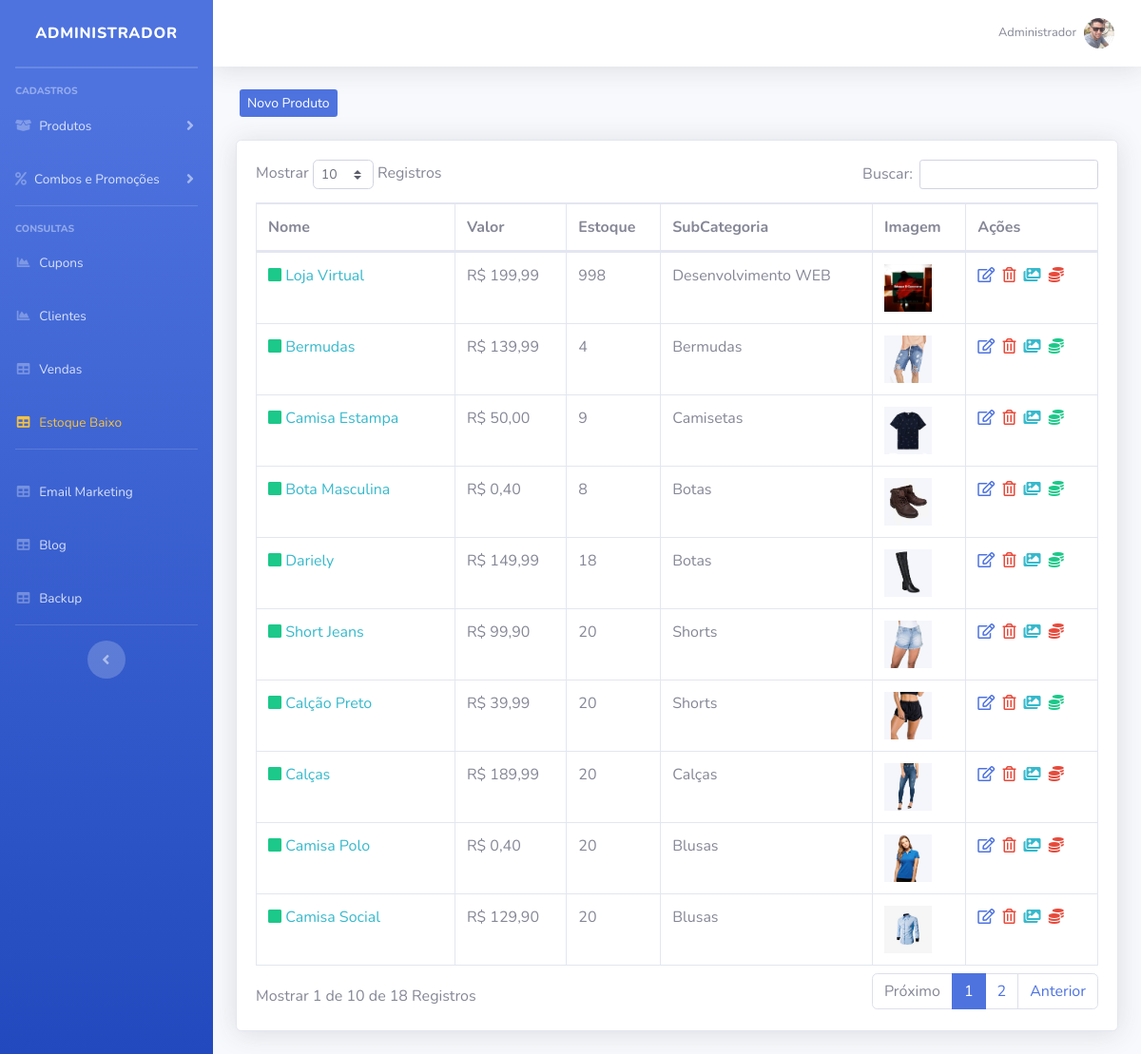
Screenshot of /sistema/painel-admin/index.php?pag=produtos (signed in) with the database file from the repository.
### tables this page shows
CREATE TABLE `usuarios` (
  `id` int(11) NOT NULL AUTO_INCREMENT,
  `nome` varchar(50) NOT NULL,
  `cpf` varchar(20) NOT NULL,
  `email` varchar(50) NOT NULL,
  `senha` varchar(35) NOT NULL,
  `senha_crip` varchar(150) NOT NULL,
  `nivel` varchar(20) NOT NULL,
  `imagem` varchar(100) DEFAULT NULL,
  PRIMARY KEY (`id`)
);

CREATE TABLE `produtos` (
  `id` int(11) NOT NULL AUTO_INCREMENT,
  `categoria` int(11) NOT NULL,
  `sub_categoria` int(11) NOT NULL,
  `nome` varchar(100) NOT NULL,
  `nome_url` varchar(100) NOT NULL,
  `descricao` varchar(1000) NOT NULL,
  `descricao_longa` text NOT NULL,
  `valor` decimal(10,2) NOT NULL,
  `imagem` varchar(100) NOT NULL,
  `estoque` int(11) NOT NULL,
  `tipo_envio` int(11) NOT NULL,
  `palavras` varchar(250) NOT NULL,
  `ativo` varchar(5) NOT NULL,
  `peso` double(8,2) DEFAULT NULL,
  `largura` int(11) DEFAULT NULL,
  `altura` int(11) DEFAULT NULL,
  `comprimento` int(11) DEFAULT NULL,
  `modelo` varchar(100) DEFAULT NULL,
  `valor_frete` decimal(8,2) DEFAULT NULL,
  `promocao` varchar(5) NOT NULL,
  `vendas` int(11) DEFAULT NULL,
  `link` varchar(150) DEFAULT NULL,
  PRIMARY KEY (`id`)
);

CREATE TABLE `sub_categorias` (
  `id` int(11) NOT NULL AUTO_INCREMENT,
  `nome` varchar(50) NOT NULL,
  `nome_url` varchar(50) NOT NULL,
  `imagem` varchar(100) NOT NULL,
  `id_categoria` int(11) NOT NULL,
  PRIMARY KEY (`id`)
);

### config.php (called while the page is built, shortened)
<?php
$nivel_estoque = 5;
 ?>

### sistema/painel-admin/produtos.php (the view, shortened to what this page needs)
<?php
$pag = "produtos";
require_once("../../conexao.php");
?>
<div class="row mt-4 mb-4">
  <a type="button" class="btn-primary btn-sm ml-3 d-none d-md-block" href="index.php?pag=<?php echo $pag ?>&funcao=novo">Novo Produto</a>
</div>
<div class="card shadow mb-4">
  <div class="card-body">
    <div class="table-responsive">
      <table class="table table-bordered" id="dataTable" width="100%" cellspacing="0">
        <thead>
          <tr>
            <th>Nome</th>
            <th>Valor</th>
            <th>Estoque</th>
            <th>SubCategoria</th>
            <th>Imagem</th>
            <th>Ações</th>
          </tr>
        </thead>
        <tbody>
         <?php
         $query = $pdo->query("SELECT * FROM produtos order by id desc ");
         $res = $query->fetchAll(PDO::FETCH_ASSOC);
         for ($i=0; $i < count($res); $i++) {
          $nome = $res[$i]['nome'];
          $valor = $res[$i]['valor'];
          $estoque = $res[$i]['estoque'];
          $sub_cat = $res[$i]['sub_categoria'];
          $imagem = $res[$i]['imagem'];
          $ativo = $res[$i]['ativo'];
          $promocao = $res[$i]['promocao'];
          $id = $res[$i]['id'];
          $valor = number_format($valor, 2, ',', '.');
          $query2 = $pdo->query("SELECT * from sub_categorias where id = '$sub_cat' ");
          $res2 = $query2->fetchAll(PDO::FETCH_ASSOC);
          $nome_cat = $res2[0]['nome'];
          $classe = "";
          if($ativo == "Sim"){
            $classe = "text-success";
          }else{
            $classe = "text-secondary";
          }
          ?>
          <tr>
            <td>
              <i class='fas fa-square <?php echo $classe ?>'></i>
              <a href="index.php?pag=<?php echo $pag ?>&funcao=carac&id=<?php echo $id ?>" class="text-info">
                <?php echo $nome ?>
              </a>
            </td>
            <td>R$ <?php echo $valor ?></td>
            <td><?php echo $estoque ?></td>
            <td><?php echo $nome_cat ?></td>
            <td><img src="../../img/produtos/<?php echo $imagem ?>" width="50"></td>
            <td>
             <a href="index.php?pag=<?php echo $pag ?>&funcao=editar&id=<?php echo $id ?>" class='text-primary mr-1' title='Editar Dados'><i class='far fa-edit'></i></a>
             <a href="index.php?pag=<?php echo $pag ?>&funcao=excluir&id=<?php echo $id ?>" class='text-danger mr-1' title='Excluir Registro'><i class='far fa-trash-alt'></i></a>
             <a href="index.php?pag=<?php echo $pag ?>&funcao=imagens&id=<?php echo $id ?>" class='text-info mr-1' title='Inserir Imagens'><i class='fas fa-images'></i></a>
             <a href="index.php?pag=<?php echo $pag ?>&funcao=promocao&id=<?php echo $id ?>" class=' mr-1' title='Adicionar Promoção'>
              <?php if($promocao == 'Sim'){
                echo "<i class='fas fa-coins text-success'></i>";
              }else{
                echo "<i class='fas fa-coins text-danger'></i>";
              } ?>
            </a>
          </td>
        </tr>
      <?php } ?>
    </tbody>
  </table>
</div>
</div>
</div>

### sistema/painel-admin/index.php (shortened to what this page needs)
<?php
require_once("../../conexao.php");
$query = $pdo->query("SELECT * FROM produtos where estoque <= '$nivel_estoque' order by estoque asc ");
$res = $query->fetchAll(PDO::FETCH_ASSOC);
if(@count($res) > 0){
    $classe_estoque = 'text-warning';
}else{
    $classe_estoque = '';
}
$pag = @$_GET["pag"];
$menu1 = "produtos";
$menu2 = "categorias";
$menu3 = "sub-categorias";
$menu4 = "combos";
$menu5 = "promocoes";
$menu6 = "clientes";
$menu7 = "vendas";
$menu8 = "backup";
$menu9 = "tipo-envios";
$menu10 = "carac";
$menu11 = "alertas";
$menu12 = "cupons";
$menu13 = "estoque";
$menu14 = "blog";
$res = $pdo->query("SELECT * FROM usuarios where id = '$_SESSION[id_usuario]'");
$dados = $res->fetchAll(PDO::FETCH_ASSOC);
$nome_usu = @$dados[0]['nome'];
$imagem_usu = @$dados[0]['imagem'];
?>
<!DOCTYPE html>
<html lang="en">
<head>
    <link href="../vendor/fontawesome-free/css/all.min.css" rel="stylesheet" type="text/css">
    <link href="../css/sb-admin-2.min.css" rel="stylesheet">
    <link href="../css/style.css" rel="stylesheet">
    <link href="../vendor/datatables/dataTables.bootstrap4.min.css" rel="stylesheet">
</head>
<body id="page-top">
    <div id="wrapper">
        <ul class="navbar-nav bg-gradient-primary sidebar sidebar-dark accordion" id="accordionSidebar">
            <a class="sidebar-brand d-flex align-items-center justify-content-center" href="index.php">
                <div class="sidebar-brand-text mx-3">Administrador</div>
            </a>
            <hr class="sidebar-divider my-0">
            <hr class="sidebar-divider">
            <div class="sidebar-heading">
                Cadastros
            </div>
            <li class="nav-item">
                <a class="nav-link collapsed" href="#" data-toggle="collapse" data-target="#collapseTwo" aria-expanded="true" aria-controls="collapseTwo">
                    <i class="fas fa-box-open"></i>
                    <span>Produtos</span>
                </a>
            </li>
            <li class="nav-item">
                <a class="nav-link collapsed" href="#" data-toggle="collapse" data-target="#collapseUtilities" aria-expanded="true" aria-controls="collapseUtilities">
                    <i class="fas fa-percent"></i>
                    <span>Combos e Promoções</span>
                </a>
            </li>
            <hr class="sidebar-divider">
            <div class="sidebar-heading">
                Consultas
            </div>
             <li class="nav-item">
                <a class="nav-link" href="index.php?pag=<?php echo $menu12 ?>">
                    <i class="fas fa-fw fa-chart-area"></i>
                    <span>Cupons</span></a>
                </li>
            <li class="nav-item">
                <a class="nav-link" href="index.php?pag=<?php echo $menu6 ?>">
                    <i class="fas fa-fw fa-chart-area"></i>
                    <span>Clientes</span></a>
                </li>
                <li class="nav-item">
                    <a class="nav-link" href="index.php?pag=<?php echo $menu7 ?>">
                        <i class="fas fa-fw fa-table"></i>
                        <span>Vendas</span></a>
                    </li>
                     <li class="nav-item">
                    <a class="nav-link" href="index.php?pag=<?php echo $menu13 ?>">
                        <i class="fas fa-fw fa-table <?php echo $classe_estoque ?>"></i>
                        <span class="<?php echo $classe_estoque ?>">Estoque Baixo</span></a>
                    </li>
                        <hr class="sidebar-divider d-none d-md-block">
                       <li class="nav-item">
                        <a class="nav-link" href="" data-toggle="modal" data-target="#ModalEmail">
                            <i class="fas fa-fw fa-table"></i>
                            <span>Email Marketing</span></a>
                        </li>
                    <li class="nav-item">
                    <a class="nav-link" href="index.php?pag=<?php echo $menu14 ?>">
                        <i class="fas fa-fw fa-table"></i>
                        <span class="">Blog</span></a>
                    </li>
                      <li class="nav-item">
                        <a class="nav-link" href="backup.php">
                            <i class="fas fa-fw fa-table"></i>
                            <span>Backup</span></a>
                        </li>
                        <hr class="sidebar-divider d-none d-md-block">
                        <div class="text-center d-none d-md-inline">
                            <button class="rounded-circle border-0" id="sidebarToggle"></button>
                        </div>
                    </ul>
                    <div id="content-wrapper" class="d-flex flex-column">
                        <div id="content">
                            <nav class="navbar navbar-expand navbar-light bg-white topbar mb-4 static-top shadow">
                                <ul class="navbar-nav ml-auto">
                                    <li class="nav-item dropdown no-arrow">
                                        <a class="nav-link dropdown-toggle" href="#" id="userDropdown" role="button" data-toggle="dropdown" aria-haspopup="true" aria-expanded="false">
                                            <span class="mr-2 d-none d-lg-inline text-gray-600 small"><?php echo @$nome_usu ?></span>
                                            <img class="img-profile rounded-circle" src="../../img/<?php echo $imagem_usu ?>">
                                        </a>
                                    </li>
                                </ul>
                            </nav>
                            <div class="container-fluid">
                                <?php if ($pag == null) {
                                    include_once("home.php");
                                } else if ($pag==$menu1) {
                                    include_once($menu1.".php");
                                } else if ($pag==$menu2) {
                                    include_once($menu2.".php");
                                } else if ($pag==$menu3) {
                                    include_once($menu3.".php");
                                } else if ($pag==$menu4) {
                                    include_once($menu4.".php");
                                } else if ($pag==$menu5) {
                                    include_once($menu5.".php");
                                } else if ($pag==$menu6) {
                                    include_once($menu6.".php");
                                } else if ($pag==$menu7) {
                                    include_once($menu7.".php");
                                } else if ($pag==$menu8) {
                                    include_once($menu8.".php");
                                } else if ($pag==$menu9) {
                                    include_once($menu9.".php");
                                } else if ($pag==$menu10) {
                                    include_once($menu10.".php");
                                 } else if ($pag==$menu11) {
                                    include_once($menu11.".php");
                                } else if ($pag==$menu12) {
                                    include_once($menu12.".php");
                                } else if ($pag==$menu13) {
                                    include_once($menu13.".php");
                                } else if ($pag==$menu14) {
                                    include_once($menu14.".php");
                                } else {
                                    include_once("home.php");
                                }
                                ?>
                            </div>
                        </div>
                    </div>
                </div>
            </body>
            </html>

### rows the page displays
usuarios: nome "Administrador", imagem (picture)
produtos: nome "Loja Virtual", valor "199,99", estoque "998", sub_categorias.nome "Desenvolvimento WEB", imagem (picture), promocao "Não" (drawn)
produtos: nome "Bermudas", valor "139,99", estoque "4", sub_categorias.nome "Bermudas", imagem (picture), promocao "Sim" (drawn)
produtos: nome "Camisa Estampa", valor "50,00", estoque "9", sub_categorias.nome "Camisetas", imagem (picture), promocao "Sim" (drawn)
produtos: nome "Bota Masculina", valor "0,40", estoque "8", sub_categorias.nome "Botas", imagem (picture), promocao "Sim" (drawn)
produtos: nome "Dariely", valor "149,99", estoque "18", sub_categorias.nome "Botas", imagem (picture), promocao "Sim" (drawn)
produtos: nome "Short Jeans", valor "99,90", estoque "20", sub_categorias.nome "Shorts", imagem (picture), promocao "Não" (drawn)
produtos: nome "Calção Preto", valor "39,99", estoque "20", sub_categorias.nome "Shorts", imagem (picture), promocao "Sim" (drawn)
produtos: nome "Calças", valor "189,99", estoque "20", sub_categorias.nome "Calças", imagem (picture), promocao "Não" (drawn)
produtos: nome "Camisa Polo", valor "0,40", estoque "20", sub_categorias.nome "Blusas", imagem (picture), promocao "Não" (drawn)
produtos: nome "Camisa Social", valor "129,90", estoque "20", sub_categorias.nome "Blusas", imagem (picture), promocao "Não" (drawn)
